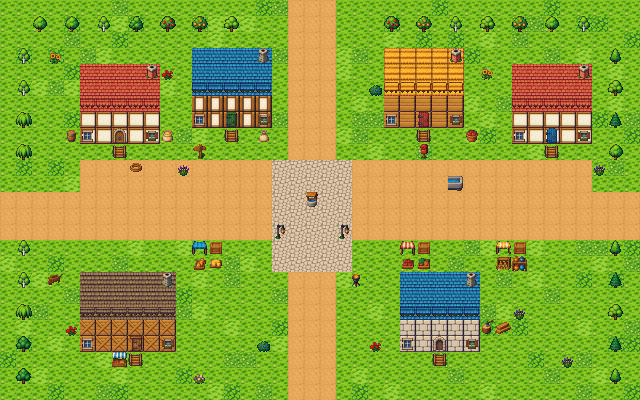

A level layout from a 2D game, rendered from its tile map. Below: a short description, then the map file with tile-grid data replaced by summaries:
An orthogonal 40x25 tile map with 16x16 px tiles, 5 tile layers (Ground, Paths, Architecture, Details, ...).

<map version="1.10" orientation="orthogonal" renderorder="right-down" width="40" height="25" tilewidth="16" tileheight="16" infinite="0" nextlayerid="6" nextobjectid="1">
  <tileset firstgid="1" source="../Tiled/Exterior-Small-Summer-Fantasy-600.tsx" />
  <layer id="1" name="Ground" width="40" height="25">
    <data>[1000 cells, 1000 non-empty, 4 distinct tile ids]</data>
  </layer>
  <layer id="2" name="Paths" width="40" height="25">
    <data>[1000 cells, 248 non-empty, 2 distinct tile ids]</data>
  </layer>
  <layer id="3" name="Architecture" width="40" height="25">
    <data>[1000 cells, 155 non-empty, 9 distinct tile ids]</data>
  </layer>
  <layer id="4" name="Details" width="40" height="25">
    <data>[1000 cells, 89 non-empty, 40 distinct tile ids]</data>
  </layer>
  <layer id="5" name="Vegetation" width="40" height="25">
    <data>[1000 cells, 44 non-empty, 15 distinct tile ids]</data>
  </layer>
</map>
